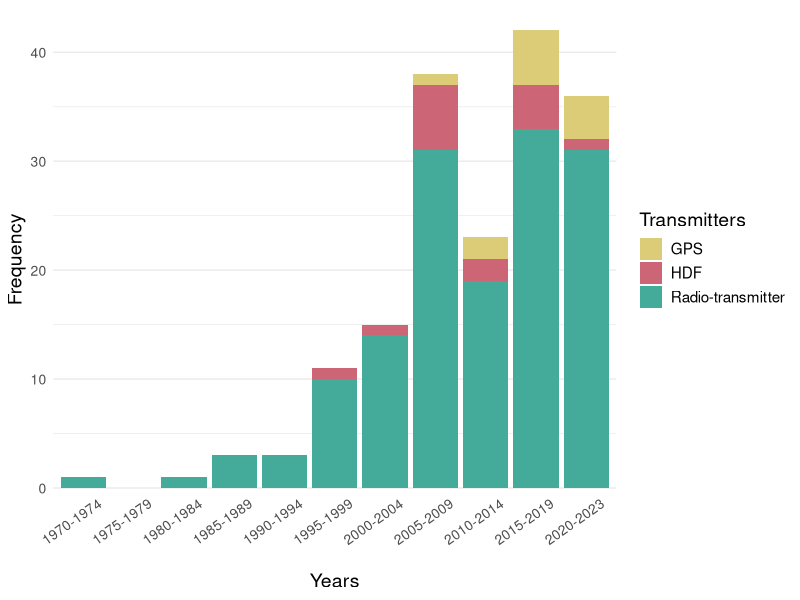

Generate this figure with R:
setwd("/Data")

library(tidyr)
library(dplyr) 
library(ggplot2)

data_trackrev <- read.csv("Tracking.csv", sep =";", header = T)

data_transmitter <- data_trackrev %>%
  distinct(Title, Transmitters, .keep_all = TRUE)

min_year <- min(data_transmitter$Year)
data_transmitter$Year_Group <- cut(data_transmitter$Year, breaks = seq(min_year - 0.01, max(data_transmitter$Year) + 5, by = 5))

empty_period <- data.frame(
  Year_Group = cut(seq(1976, 1980, by = 1), breaks = seq(1970, 1985, by = 5)),
  Transmitters = "NA_value"
)

data_transmitter <- bind_rows(data_transmitter, empty_period)

ggplot(data_transmitter, aes(x = Year_Group, fill = Transmitters)) +
  geom_bar(position = "stack") +
  labs(x = "Years",
       y = "Frequency",
       fill = "Transmitters") + 
  scale_fill_manual(values = c("GPS" = "#ddcc77ff", "HDF" = "#CC6677", "Radio-telemetry" = "#44AA99", "NA_value" = alpha("white", 0)),
                    breaks = c("GPS", "HDF", "Radio-telemetry"),
                    labels = c("GPS", "HDF", "Radio-transmitter")) +  
  scale_x_discrete(labels = c("1970-1974", "1975-1979", "1980-1984", "1985-1989", "1990-1994", 
                              "1995-1999", "2000-2004", "2005-2009", "2010-2014", "2015-2019", "2020-2023")) +
  theme_minimal() +
  theme(panel.grid.major.x = element_blank(),
        panel.grid.minor.x = element_blank(),
        axis.text.x = element_text(angle = 35, vjust = 1.3, hjust = 0.8, size=10),
        axis.text.y = element_text(size = 10),
        axis.title = element_text(size = 14),
        legend.text = element_text(size = 11),
        legend.title = element_text(size = 14))
